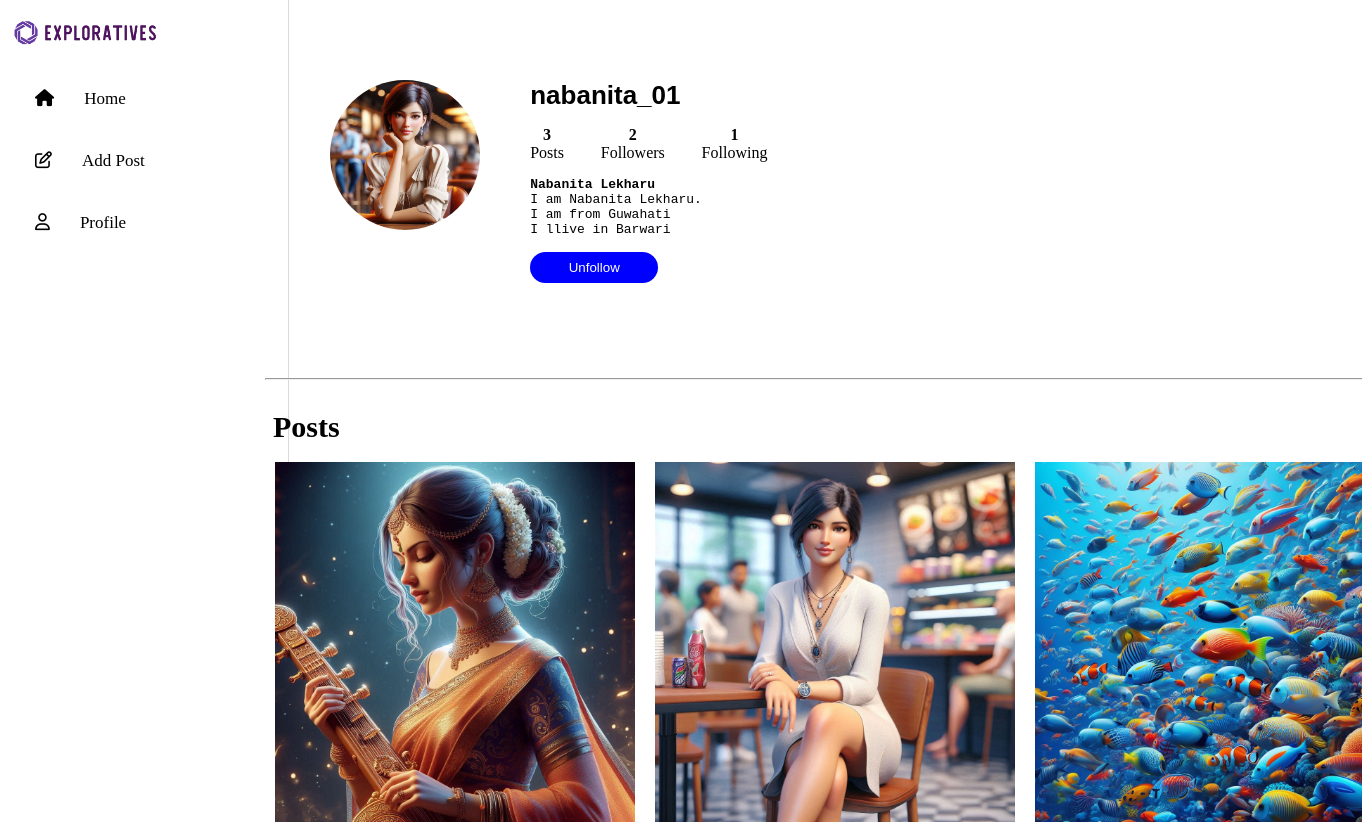
Page /profile/nabanita_01/ (signed in) on the committed database.
### ExploreContents/models.py (models this page shows, shortened)
class CustomUser(AbstractBaseUser, PermissionsMixin):
    username = models.CharField(max_length=255, unique=True)
    name = models.CharField(max_length=255)
    email = models.EmailField(max_length=254, unique=True)
    profile_picture = models.ImageField(upload_to='profilePic', null=True, blank=True, default='static/profilePic/default.png')
    user_bio = models.TextField(null=True, blank=True)
    is_active = models.BooleanField(default=True)
    is_staff = models.BooleanField(default=False)
    groups = models.ManyToManyField(
        'auth.Group',
        related_name='customuser_set',  # Custom related_name to avoid clashes
        blank=True
    )
    user_permissions = models.ManyToManyField(
        'auth.Permission',
        related_name='customuser_set',  # Custom related_name to avoid clashes
        blank=True
    )
    objects = CustomUserManager()
    USERNAME_FIELD = 'username'
    REQUIRED_FIELDS = ['email', 'name']

class Post(models.Model):
    user = models.ForeignKey(CustomUser, on_delete=models.CASCADE)  # No default value required
    post_caption = models.TextField()
    post_timestamp = models.DateField(auto_now=True)
    post_image = models.ImageField(upload_to='post')

### ExploreContents/views.py (the view)
def profile(request, username):
    CustomUser = get_user_model()
    if request.user.is_authenticated and request.user.username == username:
        user = request.user
    else:
        user = get_object_or_404(CustomUser, username=username)
    user_posts = Post.objects.filter(user=user)
    is_following = Follow.objects.filter(follower=request.user, following=user).exists()
    post_count = user_posts.count()
    liked_post_ids = Likes.objects.filter(user=request.user).values_list('post_id', flat=True)
    followers = Follow.objects.filter(following=user).select_related('follower')
    follower_count = followers.count()
    follower_details = [follow.follower for follow in followers]
    following = Follow.objects.filter(follower=user).select_related('following')
    following_count = following.count()
    following_details = [follow.following for follow in following]
    for post in user_posts:
        post.comments = Comments.objects.filter(post=post).select_related('user')
        post.liked_by = Likes.objects.filter(post=post).select_related('user')
        post.comments = Comments.objects.filter(post=post).select_related('user')
    context = {
        'profile_user': user,
        'user_posts': user_posts,
        'is_following': is_following,
        'post_count': post_count,
        'follower_count': follower_count,
        'following_count': following_count,
        'follower_details': follower_details,
        'following_details': following_details,
        'liked_post_ids': liked_post_ids,
    }
    return render(request, 'profile.html', context)

### ExploreContents/templates/profile.html (shortened to what this page needs)
{% load static %}
<!DOCTYPE html>
<html lang="en">
  <head>
    <link rel="stylesheet" href="{% static 'header.css' %}" />
    <link rel="stylesheet" href="{% static "left-navigation.css" %}"> <link
    rel="stylesheet" href="{% static "profile.css" %}">
  </head>
  <body>
    <div class="main">
      <div id="left-sider">{% include "left-navigation.html" %}</div>
      <div class="profile-stats-main">
        <div class="profile-stats">
          <div class="profile-sub-section1">
            <img
              src="{{ profile_user.profile_picture.url }}"
              alt="profile picture"
              class="profile-picture"
            />
          </div>
          <div class="profile-sub-section2">
            <h3 id="username">{{ profile_user.username }}</h3>
            <div class="stats">
              <div class="post-stats">
                <h4 class="stats-numbers">{{ post_count }}</h4>
                <p class="stats-title">Posts</p>
              </div>
              <div class="post-stats">
                <h4
                  class="stats-numbers"
                  id="followerCount"
                  style="cursor: pointer"
                >
                  {{ follower_count }}
                </h4>
                <div class="stats-title">Followers</div>
              </div>
              <div class="post-stats">
                <h4
                  class="stats-numbers"
                  id="followingCount"
                  style="cursor: pointer"
                >
                  {{ following_count }}
                </h4>
                <p class="stats-title">Following</p>
              </div>
            </div>
            <div class="user-details">
              <h5 class="full-name">{{ profile_user.name }}</h5>
              <p class="about">{{ profile_user.user_bio|linebreaksbr }}</p>
            </div>
            <div class="user-changesBtns">
              {% if profile_user.username == request.user.username %}
              <button class="user-profile-editBtn" id="myBtn">
                Edit Profile
              </button>
              {% else %}
              <form
                action="{% url 'follow_unfollow_user' username=profile_user.username %}"
                method="post"
              >
                <button type="submit" class="user-profile-followBtn">
                  {% if is_following %} Unfollow {% else %} Follow {% endif %}
                </button>
              </form>
              {% endif %}
            </div>
          </div>
        </div>
      </div>
      <div class="gallery">
        <hr />
        <div class="user-posts">
          <h3 class="title">Posts</h3>
          <div class="gallery-struct">
            {% for userPost in user_posts reversed %}
            <div class="post-struct" id="post-struct-{{ userPost.id }}">
              <img
                class="post-pic"
                src="{{ userPost.post_image.url }}"
                alt=""
              />
            </div>
            {% endfor %}
          </div>
        </div>
      </div>
    </div>
  </body>
</html>

### ExploreContents/static/header.css (style rules this page uses)
* { margin: 0; padding: 0; }
body { background-color: rgb(255, 255, 255); }

### ExploreContents/static/profile.css (style rules this page uses)
* { margin: 0; padding: 0; }
.main { display: grid; }
#left-sider { display: grid; grid-template-columns: 18rem; width: 18rem; border-right: 1px solid rgb(217 217 217); position: fixed; height: 100vh; }
.profile-stats-main { display: grid; grid-template-columns: 58.3rem; position: relative; grid-column: 2; grid-row: 1; width: 100%; }
.profile-stats { display: flex; width: 50%; margin: 0 auto; padding: 5rem 0; }
.profile-sub-section1 { width: 150px; height: 150px; overflow: hidden; border-radius: 50%; }
.profile-picture { width: 100%; height: 100%; object-fit: cover; object-position: center; }
.profile-sub-section2 { padding-left: 50px; width: 200px; }
#username { font-size: 26px; font-family: 'Lucida Sans', 'Lucida Sans Regular', 'Lucida Grande', 'Lucida Sans Unicode', Geneva, Verdana, sans-serif; }
.stats { display: flex; padding: 15px 0; text-align: center; }
.post-stats { padding-right: 2.3rem; font-size: 16px; }
.user-details { font-family: monospace; font-weight: 300; }
.user-changesBtns { margin: 15px 0; }
.user-profile-followBtn { padding: 8px; width: 8rem; border-radius: 20px; background-color: blue; color: white; border: none; }
.full-name { font-size: 13px; }
.gallery { position: relative; grid-column: 2; grid-row: 2; width: 73rem; left: 10.5rem; }
.title { font-size: 30px; padding: 30px 8px 8px; }
.gallery-struct { display: flex; flex-wrap: wrap; }
.post-struct { padding: 10px; width: 360px; height: 360px; overflow: hidden; }
.post-pic { width: 100%; height: 100%; object-fit: cover; object-position: center; }

### rows in the picture
CustomUser: profile_picture (picture), username "nabanita_01", name "Nabanita Lekharu", user_bio "I am Nabanita Lekharu. I am from Guwahati I llive in Barwari"
Post: post_image (picture)
Post: post_image (picture)
Post: post_image (picture)

### other values in the picture
{{ post_count }} "3"
{{ follower_count }} "2"
{{ following_count }} "1"
